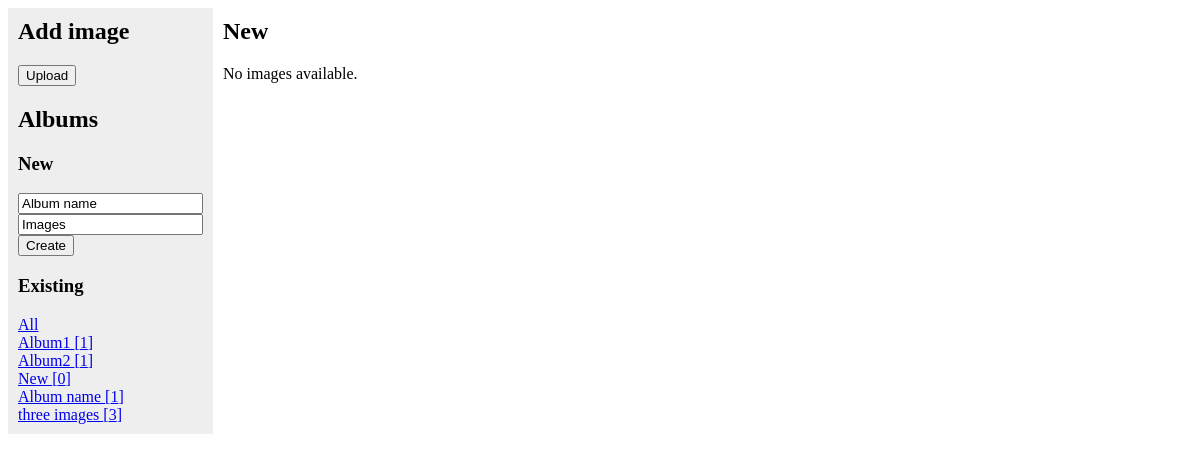
Before: /gallery/album/3/ with the older database file.
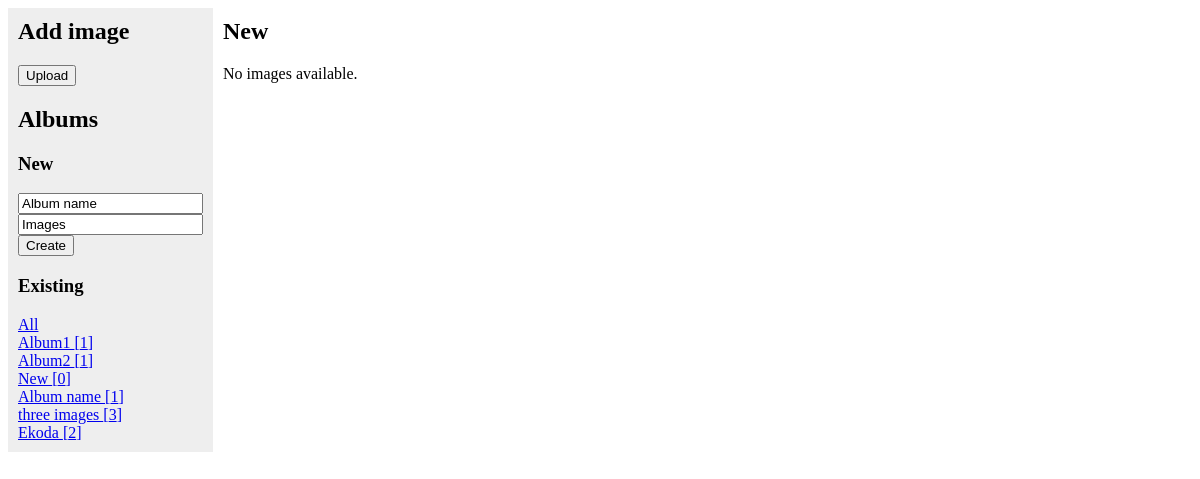
After: the same page with the newer database file.
### gallery/models.py (models this page shows, shortened)
class Album(models.Model):
    images  = models.ManyToManyField(Image)
    name    = models.CharField(max_length=100)
    def size(self):
        return len(self.images.all())

### gallery/views.py (the view)
# urls.py: url(r'^album/(?P<album_id>\d+)/$', views.albumIndex, name='albumIndex'),
def albumIndex(request, album_id):
    albums = Album.objects.all()
    album = get_object_or_404(Album, pk=album_id)
    images = album.images.all()
    context = {
            'images' : images,
            'albums' : albums,
            'album'  : album
            }
    return render(request, 'gallery/index.html', context)

### gallery/templates/gallery/index.html (shortened to what this page needs)
{% load staticfiles %}
<link rel="stylesheet" type="text/css" href="{% static 'gallery/style.css' %}" />
<div class="page">
	<div class="pageRow">
	<div class="navbar">
		<h2>Add image</h2>
		<form action="{% url 'gallery:imageCreate' %}" method="post" enctype="multipart/form-data">
			<p><input type="submit" value="Upload" /></p>
		</form>
		<h2>Albums</h2>
		<h3>New</h3>
		<form action="{% url 'gallery:albumCreate' %}" method="post">
			<input type="text" name="name" value="Album name" />
			<input type="text" name="images" value="Images" id="newAlbumImages" readonly />
			<input type="submit" value="Create" />
		</form>
		<h3>Existing</h3>
		<a href="{% url 'gallery:index' %}">All</a><br>
		{% for album in albums %}
		<a href="{% url 'gallery:albumIndex' album.id %}">{{album.name}} [{{album.size }}]</a><br>
		{% endfor %}
	</div>
	<div class="content">
		{% if album %}
			<h2> {{ album.name }} </h2>
		{% endif %}
		{% if images %}
			<ul class="gallery columns-3" id="selectable">
				{% for image in images %}
				<li id="{{ image.id }}">
					<img src="{{ image.thumbnail.url }}">
					<h3> {{ image.title }} </h3>
					<p> Taken: {{ image.taken_date }} </p>
					<button type="button" onclick="showFullScreen('{{ image.imgfile.url }}')">View</button>
					{% if album %}
						<form action="{% url 'gallery:albumRemoveImage' album.id image.id %}" method="post">
							{% csrf_token %}
							<input type="submit" value="Remove" />
						</form>
					{% endif %}
				</li>
				{% endfor %}
			</ul>
		{% else %}
			<p>No images available.</p>
		{% endif %}
	</div>
	</div>
</div>

Changed rows visible on the page:
added Album: name "Ekoda", size "2"
